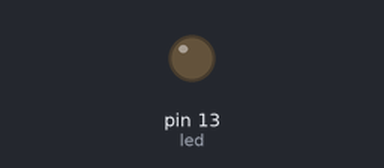
The sketch below on a simulated Arduino Uno, built with avr-gcc and run on an emulated ATmega328P. Shown: output pins drawn as LEDs (lit = HIGH). What the sketch prints to the serial monitor is not drawn.

Above: at 1.1 s.
At 3.5 s:
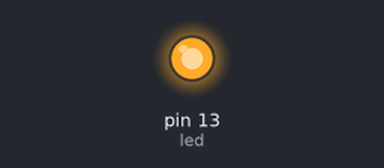
Timing chart, 0 to 6.3 s (numbered marks = the images above):
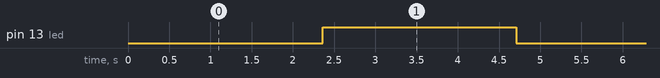

The sketch:

timer__project_1_.ino
```cpp
#define led 13
#define CLEAR 0
#define SET 1
#define ON 1
#define OFF 0

//clear = 0
unsigned char timer100ms = CLEAR ;
unsigned long lastimer = CLEAR;
unsigned char timer500ms = CLEAR;
unsigned char timer500cnt = CLEAR;


unsigned char ledstatus = ON;
unsigned char ledcounter = CLEAR;


void setup()
{
// put your setup code here, to run once:
pinMode(led, OUTPUT);
Serial.begin(9600);
}

void timer()
{
    // put your main code here, to run repeatedly:
  unsigned long data;

  timer100ms = CLEAR;
  timer500ms = CLEAR;

  data = millis();

  Serial.println("");
  Serial.print("data: ");
  Serial.println(data);
  Serial.print("lastimer: ");
  Serial.println(lastimer);
  Serial.print("data-lastimer: ");
  Serial.println(data-lastimer);

  if ((data-lastimer)>=100)
  {
    Serial.println("Enter loop 1");

    timer100ms = SET;

    lastimer = millis();
  }

}

void loop()
{

  timer();
  if(timer100ms == SET)
  {

    Serial.println("Enter loop 2");
    Serial.print("ledcounter:");
    Serial.println(ledcounter);
    //ledcounter++;
    if( ledcounter++> 10)
    {
      Serial.println("Enter loop 3");
      ledcounter = CLEAR;
      digitalWrite(led,ledstatus);
      if (ledstatus == OFF)
      {
        ledstatus = ON;
        Serial.print("led on");
      }

      else
      {
        ledstatus = OFF;
        Serial.print("led off");
      }
    }
  }
}
```

Measured:
- by itself, pin 13 (led): alternates HIGH for 2.4 s and LOW for 2.4 s
- by itself, everything shown: repeats every 33.8 s, in 14 steps
